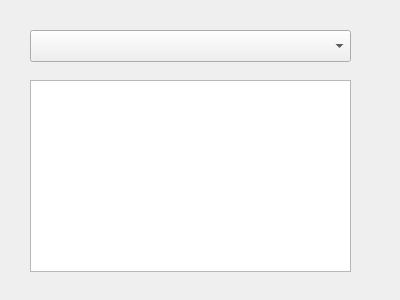
<?xml version="1.0" encoding="UTF-8"?>
<ui version="4.0">
 <class>InformationView</class>
 <widget class="QDialog" name="InformationView">
  <property name="geometry">
   <rect>
    <x>0</x>
    <y>0</y>
    <width>400</width>
    <height>300</height>
   </rect>
  </property>
  <property name="windowTitle">
   <string>Information View</string>
  </property>
  <widget class="QComboBox" name="teamDropDown">
   <property name="geometry">
    <rect>
     <x>30</x>
     <y>30</y>
     <width>321</width>
     <height>32</height>
    </rect>
   </property>
  </widget>
  <widget class="QTableWidget" name="stadiumInfoTable">
   <property name="geometry">
    <rect>
     <x>30</x>
     <y>80</y>
     <width>321</width>
     <height>192</height>
    </rect>
   </property>
  </widget>
 </widget>
 <resources/>
 <connections/>
</ui>
